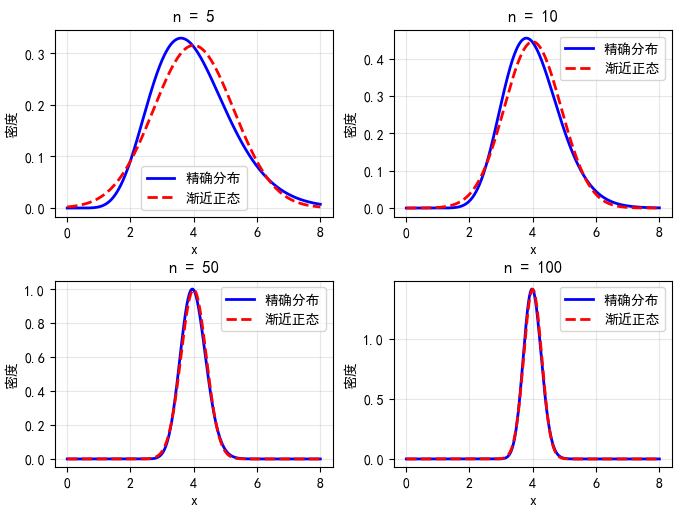

Source code (Python):
import numpy as np
import matplotlib.pyplot as plt
from scipy.stats import norm
from scipy.special import gammaln  # 使用伽马函数的对数
import sys
import io

# 设置标准输出编码为UTF-8
sys.stdout = io.TextIOWrapper(sys.stdout.buffer, encoding='utf-8')
# 绘图中文
plt.rcParams['font.sans-serif'] = ['SimHei']  # 用来正常显示中文标签
plt.rcParams['axes.unicode_minus'] = False  # 用来正常显示负号

# 比较不同样本量下，样本均值的密度函数与其渐近分布的密度函数图像

k = 1
true_mean = 4 * k
true_var = 8 * k  # variance of X_i

n_values = [5, 10, 50, 100]
x_plot = np.linspace(0.01, 8, 1000)


# 使用对数空间计算的样本均值密度函数
def sample_mean_pdf(x, n, k):
    degree1 = 2 * n * k
    degree2 = 1 / 2
    
    # 在对数空间计算，避免数值溢出
    log_term1 = degree1 * np.log(degree2) - gammaln(degree1)
    log_term2 = (degree1 - 1) * np.log(n * x)
    log_term3 = -n * x * degree2
    log_result = log_term1 + log_term2 + log_term3 + np.log(n)
    
    return np.exp(log_result)

# 样本均值的渐近正态分布密度函数
def asymptotic_normal_pdf(x, n, k):
    return norm.pdf(x, 4 * k, np.sqrt(8 * k / n))

# 创建图形
fig, axes = plt.subplots(2, 2, figsize=(8, 6))
axes = axes.flatten()

# 为每个n值绘制图像
for i, n in enumerate(n_values):
    # 计算精确密度
    exact_density = sample_mean_pdf(x_plot, n, k)
    
    # 计算渐近正态密度
    asymptotic_density = asymptotic_normal_pdf(x_plot, n, k)
    
    # 绘制图像
    ax = axes[i]
    ax.plot(x_plot, exact_density, 'b-', linewidth=2, label='精确分布')
    ax.plot(x_plot, asymptotic_density, 'r--', linewidth=2, label='渐近正态')
    
    # 设置标题和标签
    ax.set_title(f'n = {n}')
    ax.set_xlabel('x')
    ax.set_ylabel('密度')
    ax.legend()
    ax.grid(True, alpha=0.3)

plt.tight_layout()
plt.show()
